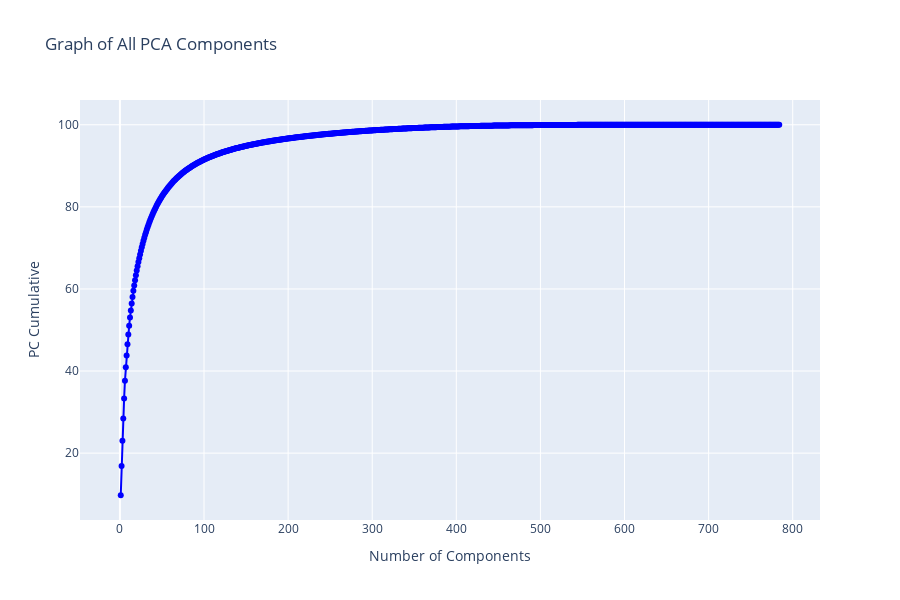

Notebook code cell kept with this figure:
### Markdown cell above
### In Matplotlib graph we do not see variance and component numbers well. Let's use plotly express graph.

### Code cell
fig = px.line(pca_df, x= "Number of Components" , y= 'PC Cumulative', title="Graph of All PCA Components")
fig.update_traces(mode="markers+lines", line_color ='blue', hovertemplate=None)
fig.update_layout(hovermode="x",autosize=False, width=900, height=600)
fig.update_xaxes(showspikes=True)
fig.update_yaxes(showspikes=True)

fig.show(render='svg')

### Figure 1 — Plotly figure (JSON) as saved in the notebook; plotly's stock layout.template omitted (floating-point values rounded to 4 significant figures; data arrays with more than 128 entries replaced by an {"elided": "..."} marker saying what was removed)
{"data": [{"legendgroup": "", "line": {"color": "blue", "dash": "solid"}, "marker": {"symbol": "circle"}, "mode": "markers+lines", "name": "", "orientation": "v", "showlegend": false, "type": "scatter", "x": {"elided": "784 int values"}, "xaxis": "x", "y": {"elided": "784 float values"}, "yaxis": "y"}], "layout": {"autosize": false, "height": 600, "hovermode": "x", "legend": {"tracegroupgap": 0}, "title": {"text": "Graph of All PCA Components"}, "width": 900, "xaxis": {"anchor": "y", "domain": [0, 1], "showspikes": true, "title": {"text": "Number of Components"}}, "yaxis": {"anchor": "x", "domain": [0, 1], "showspikes": true, "title": {"text": "PC Cumulative"}}}}
